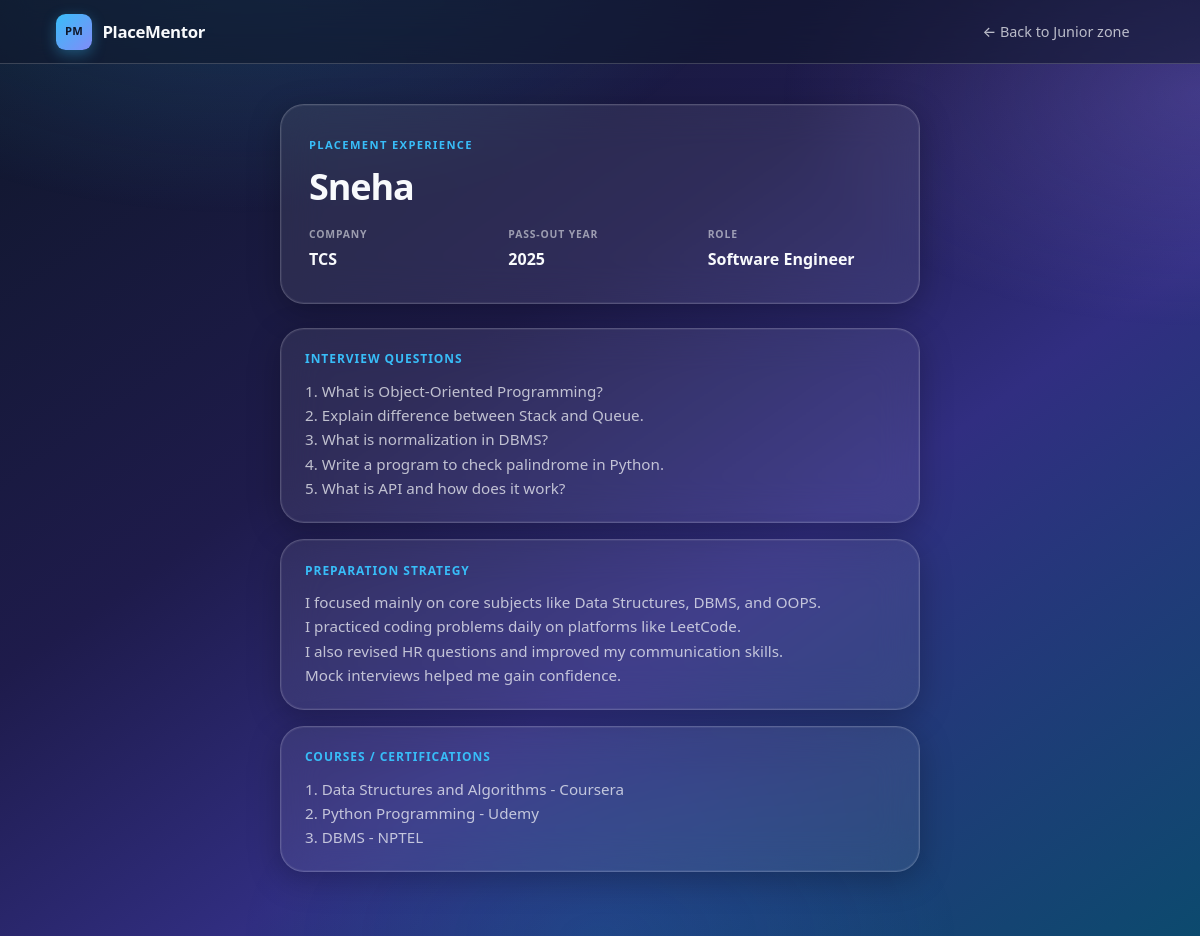
Page /view/3 on the committed database.
### tables this page shows
CREATE TABLE experience (
            id INTEGER PRIMARY KEY AUTOINCREMENT,
            company TEXT NOT NULL,
            role TEXT NOT NULL,
            questions TEXT,
            prep TEXT,
            courses TEXT
        , senior_name TEXT NOT NULL DEFAULT '', passout_year INTEGER, "user" TEXT);

### app.py (the view)
    @app.route("/view/<int:experience_id>")
    def view_experience(experience_id):
        exp = get_experience_by_id(experience_id)
        if exp is None:
            flash("Experience not found.", "error")
            return redirect(url_for("junior"))
        return render_template(
            "view.html", exp=exp, logged_in=is_logged_in()
        )

### auth.py (called while the page is built)
def is_logged_in() -> bool:
    return (
        SESSION_USERNAME in session
        and session.get(SESSION_USERNAME)
        and SESSION_USER_ID in session
    )

### database.py (called while the page is built)
def connect_db() -> sqlite3.Connection:
    conn = sqlite3.connect(DB_NAME)
    conn.row_factory = sqlite3.Row
    return conn

@contextmanager
def db_connection():
    conn = connect_db()
    try:
        yield conn
    finally:
        conn.close()

def get_experience_by_id(experience_id: int) -> sqlite3.Row | None:
    with db_connection() as conn:
        cur = conn.cursor()
        cur.execute("SELECT * FROM experience WHERE id = ?", (experience_id,))
        return cur.fetchone()

### templates/view.html (shortened to what this page needs)
<!DOCTYPE html>
<html lang="en">
<head>
    <link rel="stylesheet" href="{{ url_for('static', filename='style.css') }}" />
</head>
<body class="gradient-bg saas-body">
    <div class="bg-mesh" aria-hidden="true"></div>
    <header class="navbar">
        <div class="navbar-inner">
            <a href="{{ url_for('junior') }}" class="navbar-brand">
                <span class="navbar-logo">PM</span>
                <span class="navbar-title">PlaceMentor</span>
            </a>
            <nav class="navbar-nav" aria-label="Main">
                <a href="{{ url_for('junior') }}" class="nav-link">← Back to Junior zone</a>
            </nav>
        </div>
    </header>
    <main class="main-view-exp">
        <div class="container view-exp-container">
            <article class="glass-card view-exp-hero">
                <p class="view-exp-eyebrow">Placement experience</p>
                <h1 class="view-exp-name">{{ exp.senior_name if exp.senior_name else 'Anonymous' }}</h1>
                <dl class="view-exp-meta">
                    <div>
                        <dt>Company</dt>
                        <dd>{{ exp.company }}</dd>
                    </div>
                    <div>
                        <dt>Pass-out year</dt>
                        <dd>{% if exp.passout_year %}{{ exp.passout_year }}{% else %}—{% endif %}</dd>
                    </div>
                    <div>
                        <dt>Role</dt>
                        <dd>{{ exp.role }}</dd>
                    </div>
                </dl>
            </article>
            <div class="view-exp-sections">
                {% if exp.questions %}
                <section class="glass-card view-exp-block">
                    <h2 class="view-exp-section-title">Interview questions</h2>
                    <div class="view-exp-body">{{ exp.questions }}</div>
                </section>
                {% endif %}
                {% if exp.prep %}
                <section class="glass-card view-exp-block">
                    <h2 class="view-exp-section-title">Preparation strategy</h2>
                    <div class="view-exp-body">{{ exp.prep }}</div>
                </section>
                {% endif %}
                {% if exp.courses %}
                <section class="glass-card view-exp-block">
                    <h2 class="view-exp-section-title">Courses / certifications</h2>
                    <div class="view-exp-body">{{ exp.courses }}</div>
                </section>
                {% endif %}
            </div>
        </div>
    </main>
</body>
</html>

### static/style.css (style rules this page uses)
:root { --font: ui-sans-serif, system-ui, -apple-system, "Segoe UI", Roboto, "Helvetica Neue", Arial, sans-serif; --text: #f8fafc; --text-muted: rgba(248, 250, 252, 0.72); --text-soft: rgba(248, 250, 252, 0.55); --accent: #38bdf8; --accent-strong: #0ea5e9; --accent-glow: rgba(56, 189, 248, 0.35); --surface-glass: rgba(255, 255, 255, 0.08); --surface-glass-hover: rgba(255, 255, 255, 0.12); --border-glass: rgba(255, 255, 255, 0.18); --border-glass-strong: rgba(255, 255, 255, 0.28); --shadow-glass: 0 8px 32px rgba(0, 0, 0, 0.25), 0 0 0 1px rgba(255, 255, 255, 0.06) inset; --shadow-card-hover: 0 24px 48px rgba(0, 0, 0, 0.35); --nav-height: 4rem; --radius-lg: 1.25rem; --radius-xl: 1.5rem; --max-content: 72rem; }
*, *::before, *::after { box-sizing: border-box; margin: 0; padding: 0; }
html { -webkit-text-size-adjust: 100%; }
body { font-family: var(--font); min-height: 100vh; color: var(--text); line-height: 1.5; }
.gradient-bg { position: relative; min-height: 100vh; background: linear-gradient(145deg, #0f172a 0%, #1e1b4b 38%, #312e81 62%, #0c4a6e 100%); background-attachment: fixed; }
.bg-mesh { position: fixed; inset: 0; pointer-events: none; z-index: 0; background: radial-gradient(ellipse 80% 60% at 20% -10%, rgba(56, 189, 248, 0.22), transparent 55%), radial-gradient(ellipse 70% 50% at 100% 10%, rgba(167, 139, 250, 0.2), transparent 50%), radial-gradient(ellipse 60% 45% at 50% 100%, rgba(14, 165, 233, 0.12), transparent 50%); }
.saas-body { display: flex; flex-direction: column; }
.glass-card { position: relative; z-index: 1; background: var(--surface-glass); backdrop-filter: blur(20px); -webkit-backdrop-filter: blur(20px); border: 1px solid var(--border-glass); border-radius: var(--radius-xl); box-shadow: var(--shadow-glass); }
.navbar { position: sticky; top: 0; z-index: 100; height: var(--nav-height); border-bottom: 1px solid var(--border-glass); background: rgba(15, 23, 42, 0.55); backdrop-filter: blur(16px); -webkit-backdrop-filter: blur(16px); }
.navbar-inner { display: flex; align-items: center; justify-content: space-between; max-width: var(--max-content); height: 100%; margin: 0 auto; padding: 0 clamp(1rem, 4vw, 2rem); }
.navbar-brand { display: inline-flex; align-items: center; gap: 0.65rem; text-decoration: none; color: var(--text); font-weight: 600; font-size: 1.05rem; letter-spacing: -0.02em; }
.navbar-logo { display: inline-flex; align-items: center; justify-content: center; width: 2.25rem; height: 2.25rem; border-radius: 0.6rem; font-size: 0.7rem; font-weight: 700; letter-spacing: 0.02em; background: linear-gradient(135deg, var(--accent), #818cf8); color: #0f172a; box-shadow: 0 4px 14px var(--accent-glow); }
.navbar-title { color: var(--text); }
.navbar-nav { display: flex; align-items: center; gap: 0.35rem; flex-wrap: wrap; justify-content: flex-end; }
.nav-link { padding: 0.5rem 0.9rem; font-size: 0.9rem; font-weight: 500; color: var(--text-muted); text-decoration: none; border-radius: 0.5rem; transition: color 0.15s ease, background 0.15s ease; }
.container { position: relative; z-index: 1; width: 100%; max-width: var(--max-content); margin: 0 auto; padding: 0 clamp(1rem, 4vw, 2rem); }
.main-view-exp { flex: 1; padding: clamp(1.5rem, 4vw, 2.5rem) 0 clamp(3rem, 6vw, 4rem); min-height: calc(100vh - var(--nav-height)); }
.view-exp-container { max-width: 44rem; }
.view-exp-hero { padding: 2rem 1.75rem; margin-bottom: 1.5rem; }
.view-exp-eyebrow { font-size: 0.7rem; font-weight: 700; letter-spacing: 0.12em; text-transform: uppercase; color: var(--accent); margin-bottom: 0.75rem; }
.view-exp-name { font-size: clamp(1.75rem, 4vw, 2.25rem); font-weight: 700; letter-spacing: -0.03em; line-height: 1.15; margin-bottom: 1.25rem; }
.view-exp-meta { display: grid; grid-template-columns: repeat(auto-fit, minmax(10rem, 1fr)); gap: 1rem; }
.view-exp-meta dt { font-size: 0.65rem; font-weight: 600; text-transform: uppercase; letter-spacing: 0.08em; color: var(--text-soft); margin-bottom: 0.25rem; }
.view-exp-meta dd { font-size: 1rem; font-weight: 600; color: var(--text); }
.view-exp-sections { display: flex; flex-direction: column; gap: 1rem; }
.view-exp-block { padding: 1.35rem 1.5rem; }
.view-exp-section-title { font-size: 0.75rem; font-weight: 700; text-transform: uppercase; letter-spacing: 0.08em; color: var(--accent); margin-bottom: 0.65rem; }
.view-exp-body { font-size: 0.95rem; color: var(--text-muted); line-height: 1.6; white-space: pre-wrap; }

### rows in the picture
experience: senior_name "Sneha", company "TCS", passout_year "2025", role "Software Engineer", questions "1. What is Object-Oriented Programming? 2. Explain difference between Stack and Queue. 3. What is normalization in DBMS? 4. Write a program to check palindrome in Python. 5. What is API and how does it work?", prep "I focused mainly on core subjects like Data Structures, DBMS, and OOPS. I practiced coding problems daily on platforms like LeetCode. I also revised HR questions and improved my communication skills. Mock interviews helped me gain confidence.", courses "1. Data Structures and Algorithms - Coursera 2. Python Programming - Udemy 3. DBMS - NPTEL"
